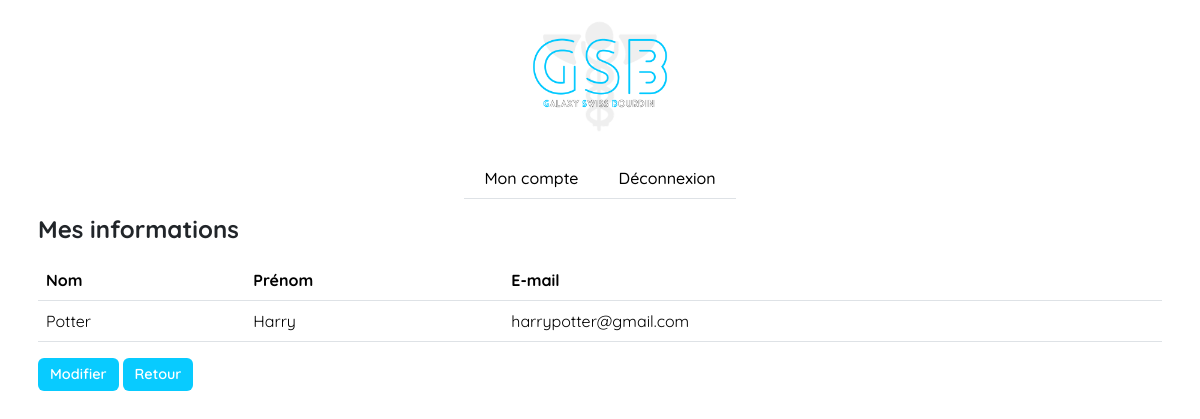
/controllers/functionalities/account/ManageAccount.php (signed in), run on the app's committed database.
### tables this page shows
CREATE TABLE IF NOT EXISTS `users` (
  `user_id` int NOT NULL AUTO_INCREMENT,
  `kilometer_costs_id` int DEFAULT NULL,
  `role_id` int NOT NULL,
  `first_name` varchar(255) NOT NULL,
  `last_name` varchar(255) NOT NULL,
  `email` varchar(255) NOT NULL,
  `password` varchar(255) NOT NULL,
  `status` tinyint(1) NOT NULL DEFAULT '1',
  PRIMARY KEY (`user_id`),
  KEY `role_id` (`role_id`),
  KEY `kilometercosts_id` (`kilometer_costs_id`)
);

### controllers/functionalities/account/ManageAccount.php (called while the page is built, shortened)
<?php
require('../../../models/db.php');
require('../../../models/functionalities/ManageAccount.php');
$data = get_account_data();
require("../../../views/functionalities/account/ManageAccount.php");

### models/db.php (called while the page is built)
<?php
function dbConnection()
{
    try {
        $dbConnection = new PDO('mysql:host=localhost:3306; dbname=db_gsb; charset=utf8', 'root', '');
    } catch (Exception $e) {
        die('Connexion échouée. Erreur : ' . $e->getMessage());
    }
    return $dbConnection;
}

### models/functionalities/ManageAccount.php (called while the page is built, shortened)
<?php
function get_account_data()
{
    try {
        $sql = "SELECT * FROM users u where u.user_id = ?";
        $request = dbConnection()->prepare($sql);
        $request->bindParam(1, $_SESSION["id"], PDO::PARAM_INT);
        $request->execute();
        $data = $request->fetch(PDO::FETCH_ASSOC);
        return $data;
    } catch (Exception $e) {
        $error = "Erreur : " . $e->getMessage();
        return $error;
    }
}

### views/functionalities/account/ManageAccount.php (the view, shortened to what this page needs)
<!DOCTYPE html>
<html lang="en">
<head>
  <link rel="stylesheet" href="../../../assets/style.css">
  <link href="https://cdn.jsdelivr.net/npm/bootstrap@5.3.2/dist/css/bootstrap.min.css" rel="stylesheet" />
</head>
<body>
  <header class="d-flex flex-column
    justify-content-center align-items-center">
    <img class="img-fluid" style="width: 150px;" src="../../../assets/content/logo.png" alt="logo">
    <nav class="navbar">
      <ul class="nav fw-medium border-bottom border-1">
        <?php
        if ($_SESSION['role'] == 1) {
          echo "<li class='nav-item px-1'><a class='nav-link text-black c-nav-link'
                  href='../../../controllers/portals/administrator.php?manageAccount'>Mon compte</a></li>
                  <li class='nav-item px-1'><a class='nav-link text-black c-nav-link'
                  href='../../../controllers/portals/administrator.php?logout'>Déconnexion</a></li>";
        } else if ($_SESSION['role'] == 2) {
          echo "<li class='nav-item px-1'><a class='nav-link text-black c-nav-link'
                  href='../../../controllers/portals/accountant.php?manageAccount'>Mon compte</a></li>
                  <li class='nav-item px-1'><a class='nav-link text-black c-nav-link'
                  href='../../../controllers/portals/accountant.php?logout'>Déconnexion</a></li>";
        } else {
          echo "<li class='nav-item px-1'><a class='nav-link text-black c-nav-link'
                  href='../../../controllers/portals/visitor.php?manageAccount'>Mon compte</a></li>
                  <li class='nav-item px-1'><a class='nav-link text-black c-nav-link'
                  href='../../../controllers/portals/visitor.php?logout'>Déconnexion</a></li>";
        }
        ?>
      </ul>
    </nav>
  </header>
  <main>
    <div class="container p-2">
      <h2 class="mb-3 fs-4 fw-bold">Mes informations</h2>
      <div class="container p-0">
        <table class="table">
          <thead>
            <tr>
              <th>Nom</th>
              <th>Prénom</th>
              <th>E-mail</th>
            </tr>
          </thead>
          <tbody>
            <?php
            echo "<tr>
                    <td>" . $data["last_name"] . "</td>
                    <td>" . $data["first_name"] . "</td>
                    <td>" . $data["email"] . "</td></tr>";
            ?>
          </tbody>
        </table>
      </div>
      <div class="d-flex gap-1">
        <div>
          <a class='btn btn-primary c-link' href='../../../controllers/functionalities/account/UpdateAccount.php'>Modifier</a>
        </div>
        <div>
          <?php
          if ($_SESSION['role'] == 1) {
            echo "<a class='btn btn-primary c-link' href='../../../controllers/portals/administrator.php'>Retour</a>";
          } else if ($_SESSION['role'] == 2) {
            echo "<a class='btn btn-primary c-link' href='../../../controllers/portals/accountant.php'>Retour</a>";
          } else {
            echo "<a class='btn btn-primary c-link' href='../../../controllers/portals/visitor.php'>Retour</a>";
          }
          ?>
        </div>
      </div>
    </div>
  </main>
</body>
</html>

### assets/style.css (style rules this page uses)
* { font-family: 'Quicksand', Arial, Helvetica, sans-serif; }
.c-link { background-color: #08cbff !important; border: none !important; font-size: 0.9rem !important; font-weight: 600 !important; }

### data on the page
users: last_name "Potter", first_name "Harry", email "harrypotter@gmail.com"
